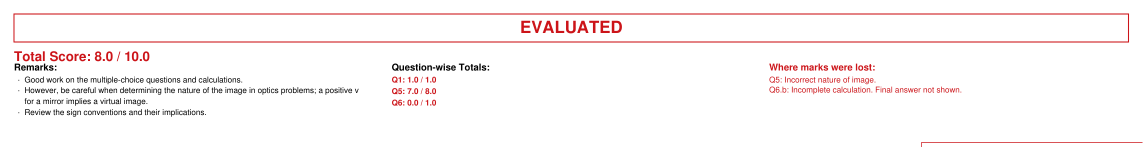
#> input picture test_strip_top.png, 2286 x 294 px (shown at 1/2 size)
$ python -i orient.py   (imports and definitions only)
#> lines starting #> are read from the running program, lines starting #| are printed output that depends on the picture
#> further down, picture is the input picture: PIL image 2286x294 RGB; mean R, G, B 250.9, 245.8, 245.9
"""Free, dependency-light page-orientation correction.

Phones photograph answer sheets sideways (landscape) all the time. Nothing downstream
(OCR, the grading model, mark placement) handles a rotated page, so we straighten pages
to upright BEFORE anything else sees them.

Cost: $0. Uses only Pillow (already a dependency) + PyMuPDF — no Tesseract binary, no
cloud call — so it also works inside the packaged EXE.

How it works:
  1. EXIF transpose (free): fixes phone photos that carry an orientation tag.
  2. Projection analysis: text/ruled lines make a page "stripey" along one axis. We score
     all four 90-degree rotations for "uprightness" (horizontal text lines + content
     sitting top-left, as text naturally does) and pick the best.

Reliable for the common landscape/sideways case (the 90 degrees rotations). Telling
upright from a full 180-degree flip from pixels alone is inherently weak — for that, pass
an optional `probe` (a model callback) which, when supplied, gives exact 4-way accuracy.
`normalize_orientation` rebuilds ONLY the pages that need rotating, so upright pages keep
their original quality and (for digital PDFs) their text layer.
"""
from __future__ import annotations

from io import BytesIO

from PIL import Image, ImageOps

# Rotate-and-score on a small thumbnail — cheap and orientation-invariant in cost.
_THUMB = 240


def _to_thumb(img: Image.Image) -> Image.Image:
    g = img.convert("L")
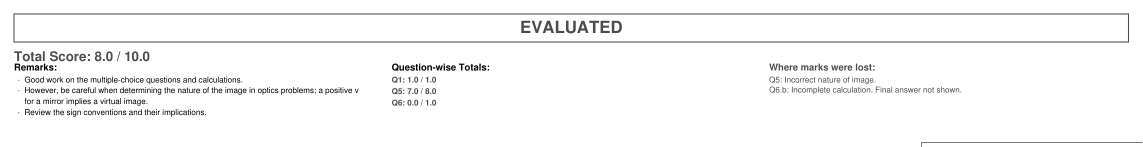
#> g: PIL image 2286x294 L (shown at 1/2 size); min 0, max 255, mean 247.3
    w, h = g.size
#> w = 2286; h = 294
    s = _THUMB / max(w, h)
#> s = 0.105
    if s < 1:
        g = g.resize((max(1, int(w * s)), max(1, int(h * s))))
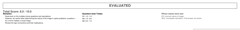
#> g: PIL image 240x30 L; min 118, max 255, mean 247
    return g


def _profiles(g: Image.Image):
    """Per-row and per-column ink counts (ink = pixels darker than ~75% of the mean)."""
    w, h = g.size
#> w = 240; h = 30
    px = g.load()
    total = 0
    s = 0
    for y in range(h):
        for x in range(w):
            s += px[x, y]
#> after the loop, s = 1778523
    mean = s / max(1, w * h)
#> mean = 247
    thr = mean * 0.75
#> thr = 185.3
    rows = [0] * h
#> rows = 30 values from 0 to 0
    cols = [0] * w
#> cols = 240 values from 0 to 0
    for y in range(h):
        for x in range(w):
            if px[x, y] < thr:
                rows[y] += 1
                cols[x] += 1
                total += 1
#> after the loop, total = 158
    return rows, cols, total


def _cv(a: list[int]) -> float:
    """Coefficient of variation — how 'stripey' a profile is, independent of its length
    or the amount of ink. Horizontal text lines make the ROW profile very stripey."""
    n = len(a)
    if n == 0:
        return 0.0
    m = sum(a) / n
    if m <= 0:
        return 0.0
    var = sum((v - m) ** 2 for v in a) / n
    return (var ** 0.5) / m


def _uprightness(g: Image.Image) -> float:
    """Higher = more likely this orientation is upright. Combines: (a) strong horizontal
    text banding, and (b) the natural top-heavy, left-aligned distribution of handwriting
    (pages fill from the top, lines start at the left margin)."""
    rows, cols, total = _profiles(g)
#> rows = 30 values, max 41 at index 18, min 0 at index 0, mean 5.27; cols = 240 values, max 4 at index 6, min 0 at index 0, mean 0.658; total = 158
    if total <= 0:
        return 0.0
    h = len(rows)
#> h = 30
    w = len(cols)
#> w = 240
    banding = _cv(rows) - _cv(cols)                       # horizontal lines >> vertical
#> in _cv, `n = len(a)`: n = 30
#> in _cv, `m = sum(a) / n`: m = 5.27
#> in _cv, `var = sum((v - m) ** 2 for v in a) / n`: var = 119.7
#> banding = 0.677
    top = sum(rows[: h // 2]) / total
#> top = 0.551
    left = sum(cols[: w // 2]) / total
#> left = 0.823
    top_heavy = top - 0.5                                  # >0 if more ink up top
#> top_heavy = 0.0506
    left_heavy = left - 0.5                                # >0 if more ink on the left
#> left_heavy = 0.323
    return banding + 0.5 * top_heavy + 0.25 * left_heavy


# PIL rotate is counter-clockwise; we return the CCW angle that makes the page upright.
_ANGLES = (0, 90, 180, 270)


def detect_rotation(img: Image.Image, min_margin: float = 0.12) -> int:
    """Return the angle (0/90/180/270, CCW) to rotate `img` so text reads upright.

    SAFETY-GATED and free: a page is only rotated when some non-upright angle scores
    CLEARLY better (by `min_margin`) than leaving it as-is — so an already-upright page is
    never wrongly rotated, and genuinely ambiguous pages (e.g. text filling the whole
    sheet, where pixel cues are weak) are left untouched rather than risked. Strongest on
    the common landscape / top-left-heavy case. For guaranteed 4-way accuracy on every
    page, pass a `probe` to `normalize_orientation`."""
    img = ImageOps.exif_transpose(img)
    g0 = _to_thumb(img)
    scores = {a: _uprightness(g0 if a == 0 else g0.rotate(a, expand=True)) for a in _ANGLES}
#> in _uprightness (call 2), `rows, cols, total = _profiles(g)`: rows = 240 values, max 4 at index 222, min 0 at index 0, mean 0.658; cols = 30 values, max 41 at index 18, min 0 at index 0, mean 5.27
#> in _uprightness (call 2), `rows, cols, total = _profiles(g)`:
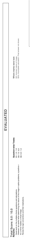
#> g: PIL image 30x240 L; min 118, max 255, mean 247
#> in _uprightness (call 2), `h = len(rows)`: h = 240
#> in _uprightness (call 2), `w = len(cols)`: w = 30
#> in _uprightness (call 2), `banding = _cv(rows) - _cv(cols)`: banding = -0.677
#> in _uprightness (call 2), `top = sum(rows[: h // 2]) / total`: top = 0.177
#> in _uprightness (call 2), `left = sum(cols[: w // 2]) / total`: left = 0.551
#> in _uprightness (call 2), `top_heavy = top - 0.5`: top_heavy = -0.323
#> in _uprightness (call 2), `left_heavy = left - 0.5`: left_heavy = 0.0506
#> in _uprightness (call 3), `rows, cols, total = _profiles(g)`: rows = 30 values, max 41 at index 11, min 0 at index 0, mean 5.27; cols = 240 values, max 4 at index 222, min 0 at index 0, mean 0.658
#> in _uprightness (call 3), `rows, cols, total = _profiles(g)`:
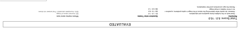
#> g: PIL image 240x30 L; min 118, max 255, mean 247
#> in _uprightness (call 3), `h = len(rows)`: h = 30
#> in _uprightness (call 3), `w = len(cols)`: w = 240
#> in _uprightness (call 3), `banding = _cv(rows) - _cv(cols)`: banding = 0.677
#> in _uprightness (call 3), `top = sum(rows[: h // 2]) / total`: top = 0.449
#> in _uprightness (call 3), `left = sum(cols[: w // 2]) / total`: left = 0.177
#> in _uprightness (call 3), `top_heavy = top - 0.5`: top_heavy = -0.0506
#> in _uprightness (call 3), `left_heavy = left - 0.5`: left_heavy = -0.323
#> in _uprightness (call 4), `rows, cols, total = _profiles(g)`: rows = 240 values, max 4 at index 6, min 0 at index 0, mean 0.658; cols = 30 values, max 41 at index 11, min 0 at index 0, mean 5.27
#> in _uprightness (call 4), `rows, cols, total = _profiles(g)`:
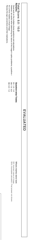
#> g: PIL image 30x240 L; min 118, max 255, mean 247
#> in _uprightness (call 4), `h = len(rows)`: h = 240
#> in _uprightness (call 4), `w = len(cols)`: w = 30
#> in _uprightness (call 4), `banding = _cv(rows) - _cv(cols)`: banding = -0.677
#> in _uprightness (call 4), `top = sum(rows[: h // 2]) / total`: top = 0.823
#> in _uprightness (call 4), `left = sum(cols[: w // 2]) / total`: left = 0.449
#> in _uprightness (call 4), `top_heavy = top - 0.5`: top_heavy = 0.323
#> in _uprightness (call 4), `left_heavy = left - 0.5`: left_heavy = -0.0506
#> scores = {0: 0.783, 90: -0.825, 180: 0.571, 270: -0.528}
    best = max(_ANGLES, key=lambda a: scores[a])
#> best = 0
    if best == 0:
        return 0
    # Only act if rotating is decisively better than doing nothing.
    return best if (scores[best] - scores[0]) >= min_margin else 0


# [77 lines left out: functions _png_upright, _clean_rotations, normalize_orientation, not called in this run]

>>> from PIL import Image
>>> picture = Image.open('test_strip_top.png')
>>> result = detect_rotation(picture)
#> result = 0
